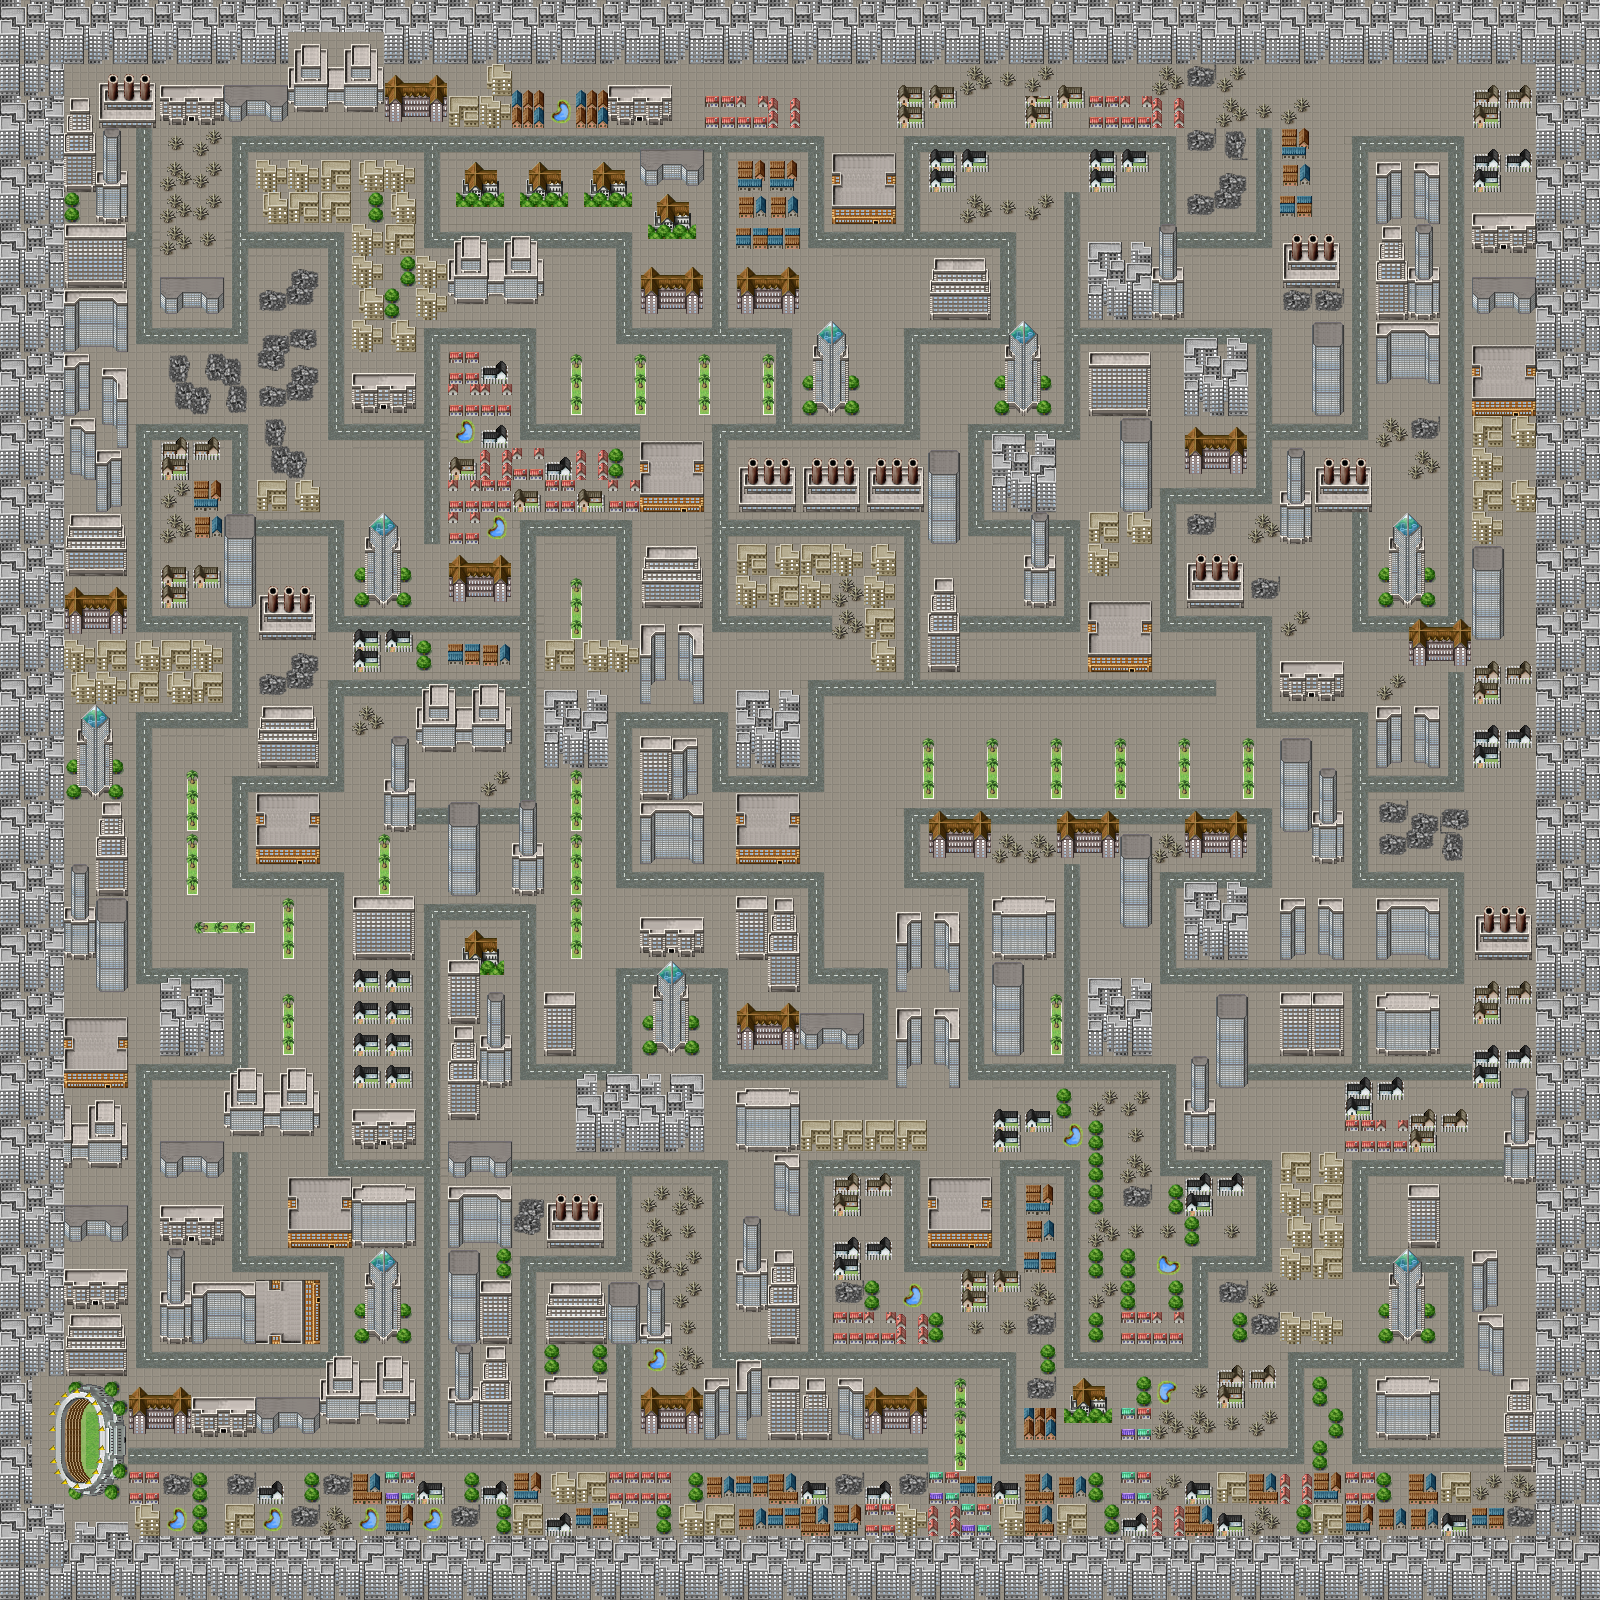

A level layout from a 2D game, rendered from its tile map. Below: a short description, then the map file with tile-grid data replaced by summaries:
An orthogonal 50x50 tile map with 32x32 px tiles, 3 tile layers (Ground, Road, Buildings) and 138 objects.

<map version="1.0" orientation="orthogonal" renderorder="right-up" width="50" height="50" tilewidth="32" tileheight="32" nextobjectid="335">
 <tileset firstgid="1" name="CitySet" tilewidth="32" tileheight="32">
  <image source="TileE-1.png" trans="808080" width="512" height="512" />
 </tileset>
 <layer name="Ground" width="50" height="50">
  <data>[2500 cells, 2500 non-empty, 1 distinct tile ids]</data>
 </layer>
 <layer name="Road" width="50" height="50">
  <data>[2500 cells, 662 non-empty, 10 distinct tile ids]</data>
 </layer>
 <layer name="Buildings" width="50" height="50">
  <data>[2500 cells, 1609 non-empty, 150 distinct tile ids]</data>
 </layer>
 <objectgroup color="#005500" name="Minigame">
  <object id="157" x="896" y="1440" width="32" height="32" />
  <object id="158" x="224" y="1152" width="32" height="32" />
  <object id="159" x="1440" y="1440" width="32" height="32" />
  <object id="161" x="1472" y="1152" width="32" height="32" />
  <object id="162" x="512" y="1152" width="32" height="32" />
  <object id="163" x="1248" y="128" width="32" height="32" />
  <object id="164" x="128" y="128" width="32" height="32" />
  <object id="165" x="1344" y="512" width="32" height="32" />
  <object id="166" x="992" y="608" width="32" height="32" />
  <object id="167" x="608" y="608" width="32" height="32" />
 </objectgroup>
 <objectgroup color="#7ea42a" name="Collision">
  <object id="186" x="0" y="0" width="128" height="1600" />
  <object id="188" x="0" y="1472" width="1600" height="128" />
  <object id="190" x="1504" y="0" width="96" height="1568" />
  <object id="191" x="0" y="0" width="1600" height="128" />
  <object id="192" x="160" y="128" width="64" height="192" />
  <object id="194" x="256" y="256" width="64" height="256" />
  <object id="195" x="128" y="352" width="128" height="64" />
  <object id="196" x="256" y="160" width="160" height="64" />
  <object id="198" x="352" y="224" width="64" height="192" />
  <object id="199" x="448" y="256" width="160" height="64" />
  <object id="200" x="544" y="320" width="64" height="96" />
  <object id="209" x="160" y="448" width="64" height="160" />
  <object id="212" x="224" y="544" width="96" height="64" />
  <object id="213" x="256" y="608" width="64" height="160" />
  <object id="214" x="320" y="640" width="192" height="32" />
  <object id="216" x="160" y="736" width="64" height="224" />
  <object id="217" x="224" y="736" width="32" height="32" />
  <object id="218" x="256" y="896" width="64" height="352" />
  <object id="219" x="224" y="896" width="32" height="64" />
  <object id="220" x="160" y="1088" width="96" height="64" />
  <object id="221" x="160" y="1152" width="64" height="192" />
  <object id="222" x="224" y="1280" width="96" height="64" />
  <object id="223" x="320" y="1184" width="32" height="64" />
  <object id="224" x="352" y="1184" width="64" height="256" />
  <object id="225" x="128" y="1376" width="224" height="64" />
  <object id="226" x="512" y="1184" width="96" height="64" />
  <object id="227" x="448" y="928" width="64" height="512" />
  <object id="228" x="352" y="704" width="64" height="448" />
  <object id="229" x="256" y="800" width="96" height="64" />
  <object id="231" x="416" y="832" width="192" height="64" />
  <object id="232" x="416" y="704" width="96" height="96" />
  <object id="233" x="544" y="1280" width="64" height="160" />
  <object id="234" x="640" y="1184" width="64" height="256" />
  <object id="235" x="608" y="1280" width="32" height="64" />
  <object id="236" x="704" y="1376" width="288" height="64" />
  <object id="237" x="928" y="1440" width="64" height="32" />
  <object id="238" x="512" y="1088" width="640" height="64" />
  <object id="239" x="544" y="544" width="64" height="512" />
  <object id="240" x="640" y="992" width="64" height="96" />
  <object id="241" x="736" y="1152" width="64" height="192" />
  <object id="242" x="420" y="1515" width="95" height="19" />
  <object id="243" x="128" y="992" width="96" height="64" />
  <object id="244" x="128" y="640" width="96" height="64" />
  <object id="245" x="320" y="448" width="96" height="64" />
  <object id="246" x="352" y="512" width="64" height="96" />
  <object id="248" x="416" y="544" width="96" height="64" />
  <object id="249" x="448" y="352" width="64" height="192" />
  <object id="250" x="512" y="448" width="192" height="64" />
  <object id="251" x="608" y="352" width="160" height="64" />
  <object id="252" x="640" y="416" width="64" height="288" />
  <object id="253" x="608" y="640" width="192" height="64" />
  <object id="254" x="736" y="544" width="160" height="64" />
  <object id="255" x="832" y="608" width="64" height="64" />
  <object id="256" x="800" y="640" width="32" height="32" />
  <object id="257" x="736" y="704" width="64" height="64" />
  <object id="258" x="640" y="736" width="64" height="128" />
  <object id="259" x="704" y="800" width="192" height="64" />
  <object id="260" x="832" y="704" width="64" height="256" />
  <object id="261" x="896" y="704" width="352" height="96" />
  <object id="262" x="1248" y="736" width="32" height="64" />
  <object id="263" x="1280" y="736" width="64" height="224" />
  <object id="264" x="1184" y="896" width="96" height="64" />
  <object id="265" x="928" y="832" width="320" height="32" />
  <object id="266" x="992" y="864" width="64" height="192" />
  <object id="267" x="1088" y="864" width="64" height="192" />
  <object id="268" x="896" y="896" width="64" height="192" />
  <object id="269" x="1152" y="992" width="192" height="64" />
  <object id="270" x="1184" y="1056" width="64" height="96" />
  <object id="272" x="1248" y="1088" width="256" height="64" />
  <object id="273" x="1376" y="992" width="128" height="64" />
  <object id="274" x="1376" y="800" width="128" height="64" />
  <object id="276" x="1344" y="896" width="96" height="64" />
  <object id="277" x="1280" y="1152" width="64" height="192" />
  <object id="279" x="1216" y="1280" width="224" height="64" />
  <object id="280" x="1216" y="1344" width="64" height="96" />
  <object id="281" x="1024" y="1376" width="192" height="64" />
  <object id="282" x="1024" y="1184" width="32" height="192" />
  <object id="284" x="832" y="1184" width="64" height="160" />
  <object id="285" x="896" y="1280" width="128" height="64" />
  <object id="286" x="608" y="896" width="192" height="64" />
  <object id="288" x="736" y="960" width="64" height="96" />
  <object id="289" x="800" y="992" width="64" height="64" />
  <object id="290" x="1088" y="1152" width="64" height="192" />
  <object id="291" x="1152" y="1184" width="96" height="64" />
  <object id="292" x="1152" y="1248" width="32" height="96" />
  <object id="293" x="928" y="1152" width="64" height="96" />
  <object id="294" x="448" y="160" width="256" height="64" />
  <object id="295" x="640" y="224" width="64" height="96" />
  <object id="296" x="736" y="160" width="64" height="160" />
  <object id="297" x="800" y="256" width="192" height="64" />
  <object id="298" x="800" y="320" width="96" height="96" />
  <object id="299" x="832" y="128" width="64" height="96" />
  <object id="301" x="736" y="448" width="224" height="64" />
  <object id="302" x="960" y="352" width="96" height="64" />
  <object id="304" x="928" y="160" width="128" height="64" />
  <object id="305" x="1056" y="160" width="96" height="32" />
  <object id="306" x="1088" y="192" width="64" height="128" />
  <object id="307" x="1024" y="224" width="32" height="128" />
  <object id="309" x="1152" y="256" width="192" height="64" />
  <object id="310" x="1280" y="128" width="64" height="128" />
  <object id="311" x="1280" y="320" width="64" height="96" />
  </objectgroup>
 <objectgroup color="#00007f" name="Powerups">
  <!-- 6 objects omitted --></objectgroup>
 <objectgroup color="#a40002" name="HeroHeadquarters">
  <!-- 1 objects omitted --></objectgroup>
</map>
<!-- 27 of 138 objects omitted -->
